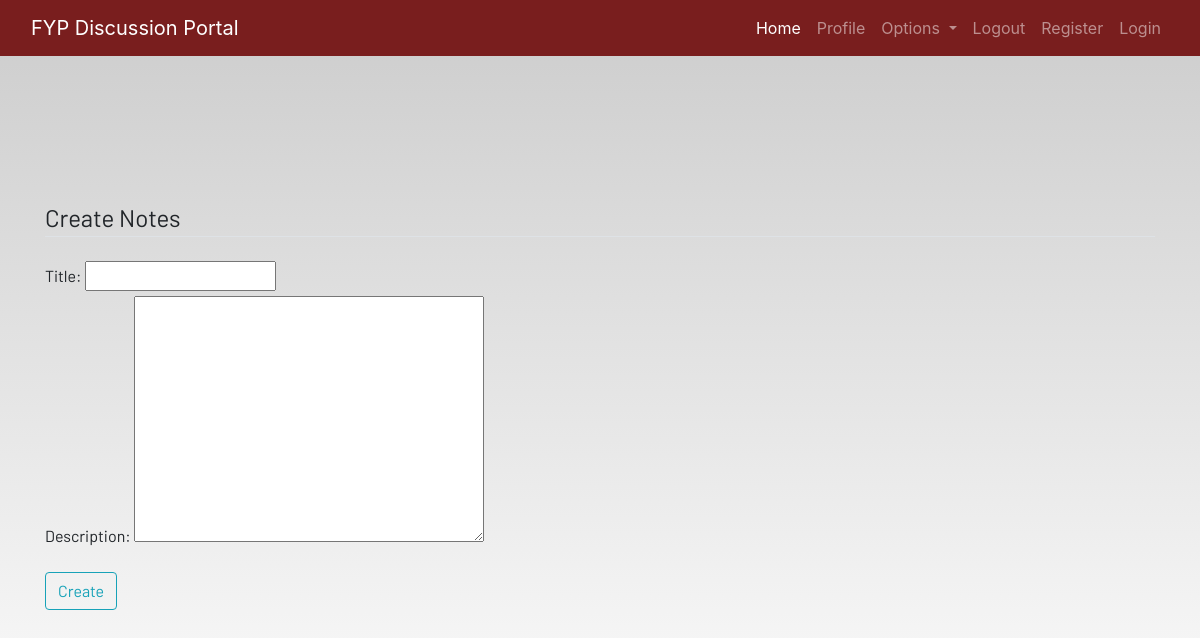
Before: /notes (signed in) with the older database file.
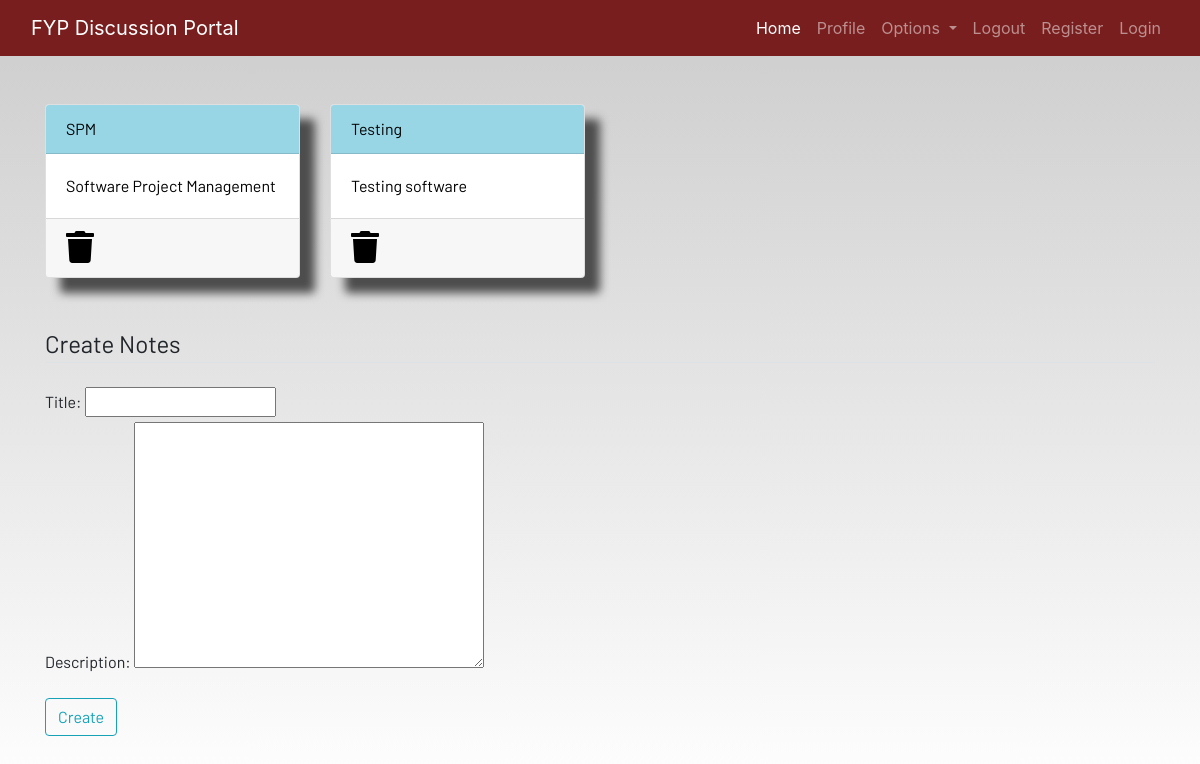
After: the same page with the newer database file.
### dashboard/models.py (models this page shows, shortened)
class Notes(models.Model):
    user=models.ForeignKey(User,on_delete=models.CASCADE)
    title=models.CharField(max_length=200)
    description=models.TextField()
    class Meta:
        verbose_name = "notes"
        verbose_name_plural = "notes"

### dashboard/views.py (the view)
# urls.py: path('notes',views.notes, name="notes"),
def notes(request):
    if request.method=="POST":
        form=NotesForm(request.POST)
        if form.is_valid():
            notes=Notes(user=request.user,title=request.POST['title'],description=request.POST['description'])
            notes.save()
        messages.success(request,f"Notes added from {request.user.username} successfully")
    else:
        form=NotesForm
    notes=Notes.objects.filter(user=request.user)
    context={
        'notes': notes ,'form': form
    }
    return render(request,'dashboard/notes.html',context)

### dashboard/templates/dashboard/notes.html (shortened to what this page needs)
{% extends 'dashboard/base.html' %} {% load static %} {% block content %}
<div class="container">
  <div class="row">
    {% for note in notes %}
    <div class="col-md-3">
      <a href="#">
        <div class="card">
          <div class="card-header">{{note.title}}</div>
          <div class="card-body">{{note.description |slice:"0:100"}}</div>
          <div class="card-footer mt-auto">
            <a href="{% url 'delete_note' note.id %}">
              <i class="fa fa-trash fa-2x"></i
            ></a>
          </div>
        </div>
      </a>
    </div>
    {% endfor %}
    <br /><br />
  </div>
</div>
<br /><br />
<div class="container">
  <form method="POST">
    <fieldset class="form-group">
      {{form}}
      <legend class="border-bottom mb-4">Create Notes</legend>
    </fieldset>
    <div class="form-group">
      <button href="" class="btn btn-outline-info" type="submit">Create</button>
    </div>
  </form>
</div>
{% endblock content %}

Changed rows visible on the page:
added Notes: title "SPM", description "Software Project Management"
added Notes: title "Testing", description "Testing software"
